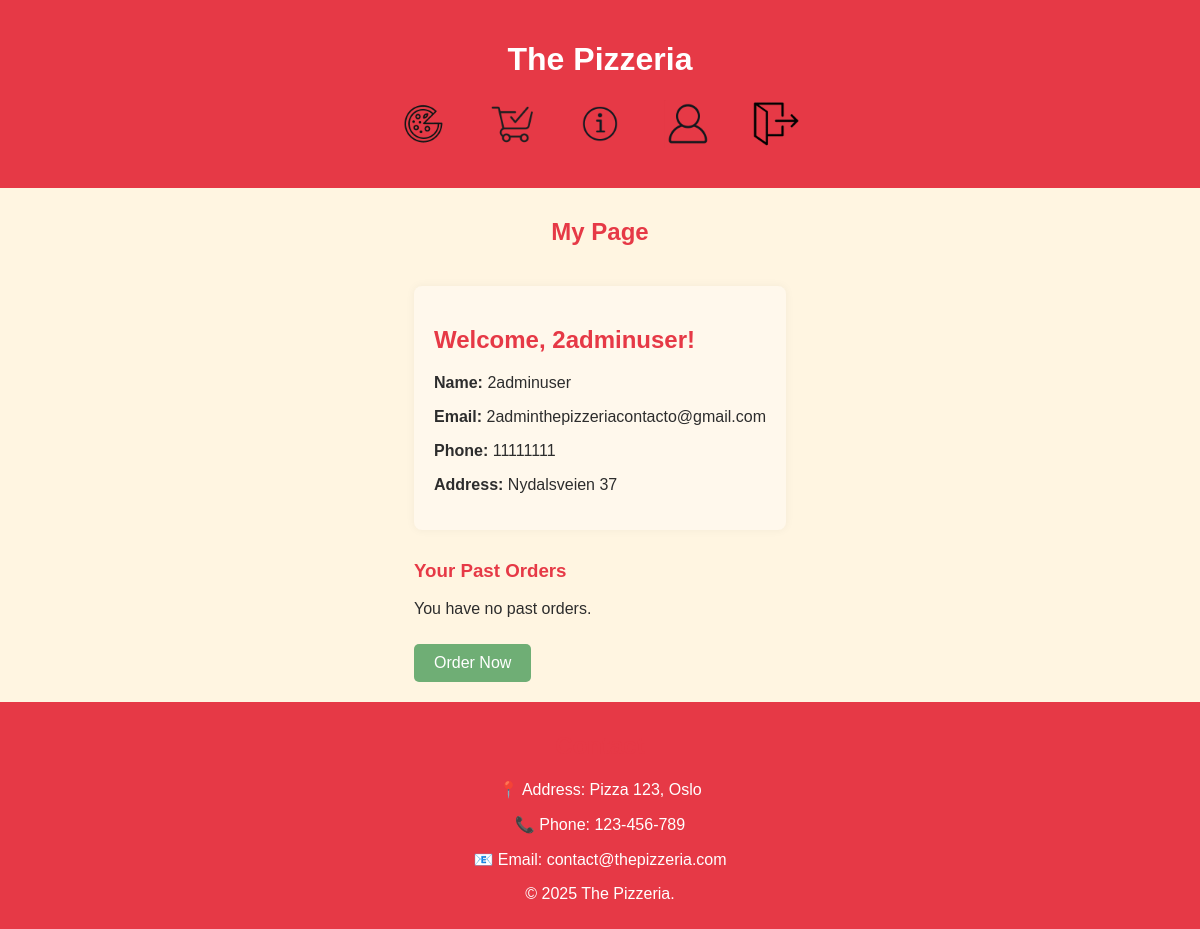
The app's page /my-page/ (signed in) with its own data.
### Pizza_App/models.py (models this page shows, shortened)
class Customer(models.Model):
    user = models.OneToOneField(User, on_delete=models.CASCADE, related_name='customer_profile', null=True, blank=True)
    name = models.CharField(max_length=100)
    email = models.EmailField(unique=True)
    phone = models.CharField(max_length=15)
    address = models.TextField()

### Pizza_App/views.py (the view)
# urls.py: path('my-page/', views.my_page, name='my_page'),
@login_required
def my_page(request):
    try:
        customer = request.user.customer_profile
        orders = Order.objects.filter(customer=customer).prefetch_related(
            'order_pizzas__pizza',
            'order_pizzas__size',
            'order_pizzas__toppings'
        ).order_by('-created_at')
    except Customer.DoesNotExist:
        customer = None
        orders = []
    return render(request, 'my_page.html', {
        'orders': orders,
        'customer': customer,
        'user': request.user
    })

### Pizza_App/templates/my_page.html (shortened to what this page needs)
<!DOCTYPE html>
<html lang="en">
<head>
</head>
<body>
    <header>
        <h1><a href="{% url 'home' %}" style="color: white; text-decoration: none;">The Pizzeria</a></h1>
<nav>
      <a href="{% url 'menu' %}">
        <img src="/media/icons/Menu icon.png" alt="Menu">
      </a>
      <a href="{% url 'order' %}">
        <img src="/media/icons/Order Icon 2. juni 2025, 16_15_46.png" alt="Order">
      </a>
      <a href="{% url 'about' %}">
        <img src="/media/icons/About us Icon 2. juni 2025, 16_28_16.png" alt="About Us">
      </a>
      {% if user.is_authenticated %}
        <a href="{% url 'my_page' %}">
          <img src="/media/icons/My page : Login Icon 2. juni 2025, 16_13_56.png" alt="My Page">
        </a>
        <form method="post" action="{% url 'logout' %}" style="display:inline;">
          <button type="submit" class="nav-link-button" style="background: none; border: none;">
            <img src="/media/icons/Logout Icon.png" alt="Logout">
          </button>
        </form>
      {% endif %}
    </nav>
    </header>
    <h2 style="text-align: center; margin-top: 30px; color: #e63946;">My Page</h2>
    <section>
        <div class="profile-info">
            <h2>Welcome, {{ user.username }}!</h2>
            {% if customer %}
              <p><strong>Name:</strong> {{ customer.name }}</p>
              <p><strong>Email:</strong> {{ customer.email }}</p>
              <p><strong>Phone:</strong> {{ customer.phone }}</p>
              <p><strong>Address:</strong> {{ customer.address }}</p>
            {% else %}
              <p>No customer profile found for you. Please contact support if this is unexpected.</p>
            {% endif %}
        </div>
        <h3>Your Past Orders</h3>
{% if orders %}
<div class="orders-grid">
    {% for order in orders %}
    <div class="order-card">
        <h4>Order #{{ order.id }}</h4>
        <p><strong>Date:</strong> {{ order.created_at|date:"d M Y, H:i" }}</p>
        <p><strong>Total:</strong> kr{{ order.total }}</p>
        <p><strong>Status:</strong> {{ order.get_status_display }}</p>
        <div class="order-details">
            {% for item in order.order_pizzas.all %}
                <p>
                    {{ item.quantity }}x {{ item.pizza.name }}
                    {% if item.size %} ({{ item.size.name }}){% endif %}<br>
                    {% if item.toppings.all %}
                        Toppings:
                        {% for topping in item.toppings.all %}
                            {{ topping.name }}{% if not forloop.last %}, {% endif %}
                        {% endfor %}
                    {% else %}
                        No toppings
                    {% endif %}<br>
                    Price: {{ item.price_at_time }} kr
                </p>
            {% endfor %}
        </div>
        <a href="{% url 'order_confirmation' order.id %}" class="details-link">View Details</a>
        <form method="post" action="{% url 'reorder' order.id %}">
            {% csrf_token %}
            <button type="submit" class="cta-button">Reorder</button>
        </form>
    </div>
    {% endfor %}
</div>
{% else %}
    <p>You have no past orders.</p>
{% endif %}
        <a href="{% url 'order' %}" class="cta-button">Order Now</a>
    </section>
    <footer>
        <h2>Contact</h2>
        <p>📍 Address: Pizza 123, Oslo</p>
        <p>📞 Phone: 123-456-789</p>
        <p>📧 Email: contact@thepizzeria.com</p>
        <p>&copy; 2025 The Pizzeria.</p>
    </footer>
</body>
</html>

### Pizza_App/templates/my_page.html (style rules this page uses)
body { font-family: Arial, sans-serif; background-color: #FFF5E1; margin: 0; padding: 0; color: #2D2D2D; display: flex; flex-direction: column; min-height: 100vh; }
header { background-color: #E63946; color: white; padding: 20px; text-align: center; }
nav { display: flex; justify-content: center; align-items: center; flex-wrap: wrap; gap: 40px; margin: 20px 0; }
nav a, nav form { display: inline-block; }
nav img { width: 48px; height: 48px; object-fit: contain; vertical-align: middle; transition: opacity 0.25s ease; }
.nav-link-button { background: none; border: none; padding: 0; margin: 0; cursor: pointer; }
section { max-width: 1000px; margin: 0 auto; padding: 20px; }
h2, h3 { color: #E63946; }
.profile-info { background-color: #fff8ec; border-radius: 8px; padding: 20px; box-shadow: 0 0 10px rgba(0,0,0,0.05); margin-bottom: 30px; }
.cta-button { display: inline-block; padding: 10px 20px; background-color: #6FAE75; color: white; text-decoration: none; border-radius: 5px; margin-top: 10px; border: none; cursor: pointer; }
footer { background-color: #E63946; color: white; text-align: center; padding: 10px; margin-top: auto; }

### records on screen
Customer: name "2adminuser", email "2adminthepizzeriacontacto@gmail.com", phone "11111111", address "Nydalsveien 37"

### other values on screen
{{ user.username }} "2adminuser"
